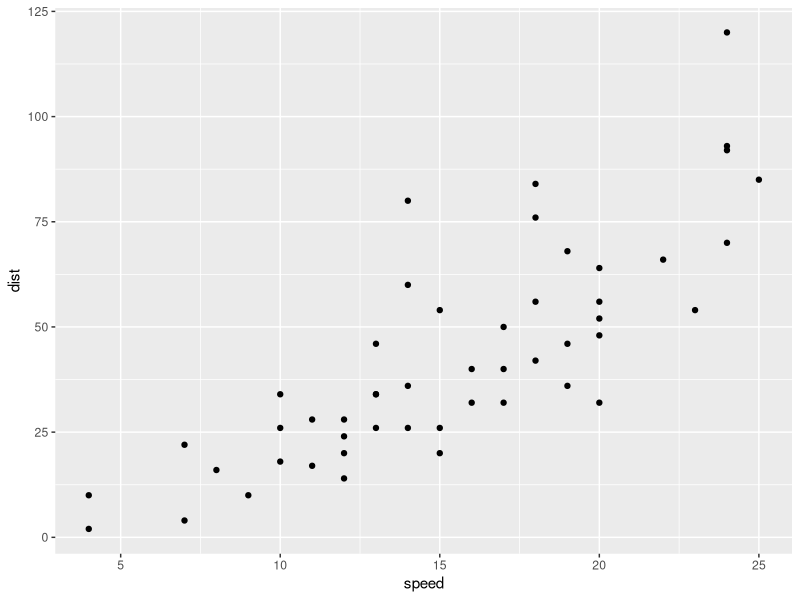
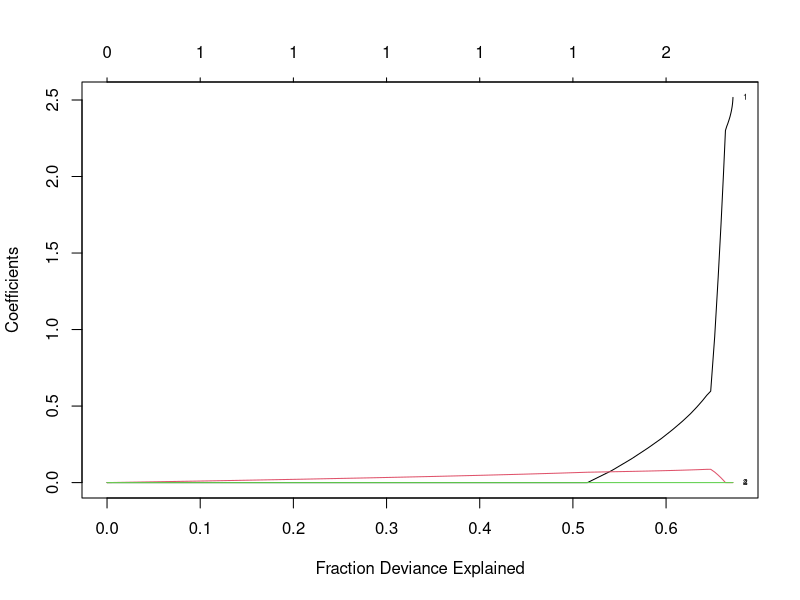
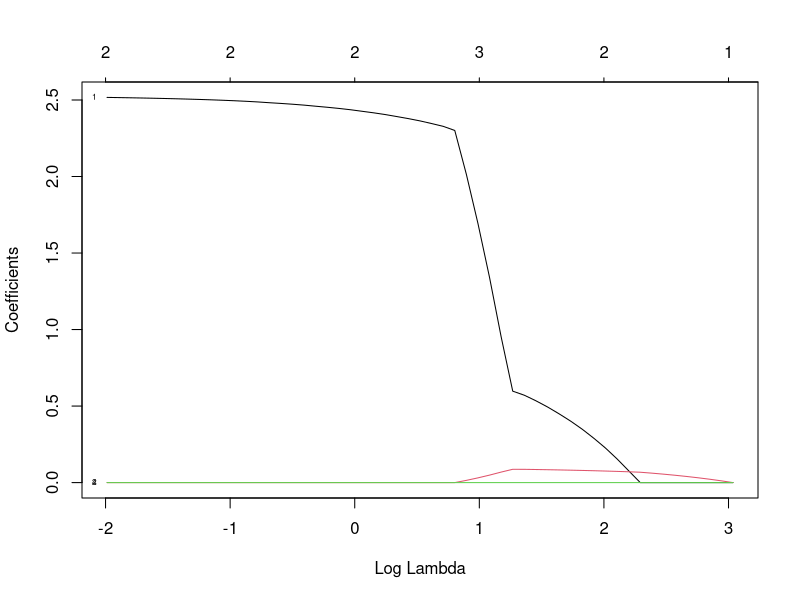
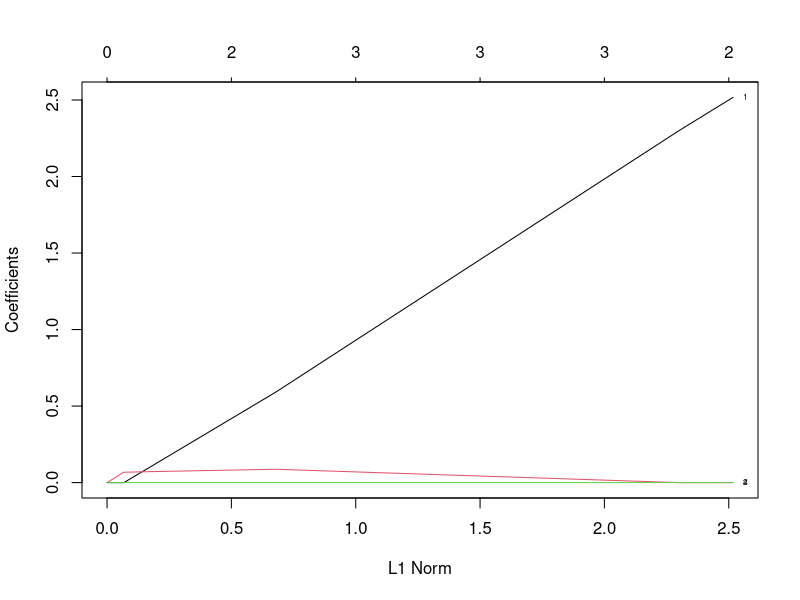
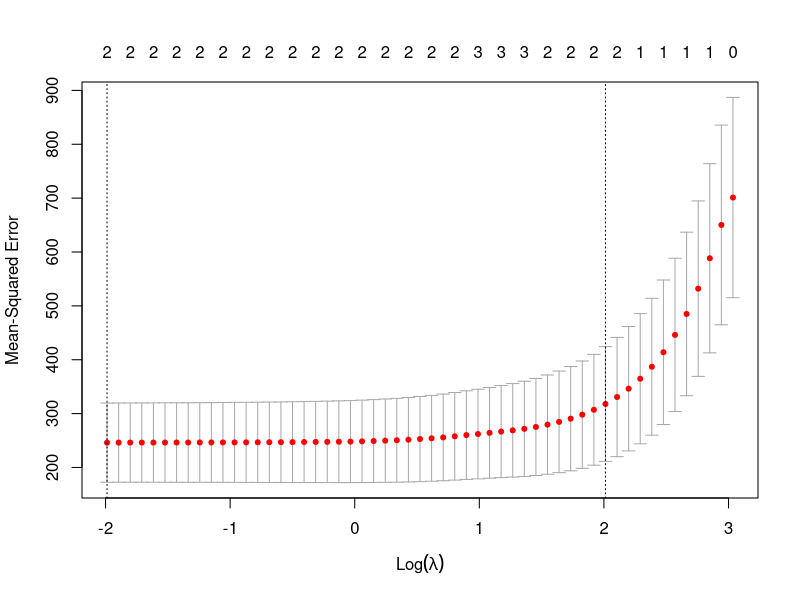

The R script that drew these images, in order:
library("ggplot2")
library("dplyr")
library("glmnet")


cars
qplot(data = cars, x = speed, y = dist)

ols_lin <- lm(data = cars, dist ~ speed)
summary(ols_lin)

cars2 <- mutate(cars,
  speed2 = speed^2,
  speed3 = speed^3,
  speed4 = speed^4)
glimpse(cars2)
ols <- lm(data = cars2,
      dist ~ speed + speed2 + speed3 + speed4)
summary(ols)

# для glmnet требуется отдельно задать
# X и y
X <- model.matrix(data = cars2,
    ~ 0 + speed + speed2 + speed3 + speed4)
head(X)
y <- cars2$dist

# корреляции очень высокие!
cor(cars2)

# LASSO
# компьютер сам переберёт много разных лямбд
lasso <- glmnet(X, y)
lasso
coef(lasso, s = 1) # LASSO для lambda = 1

coef(lasso, s = 10) # LASSO для lambda = 10

plot(lasso, xvar = "dev", label = TRUE)
plot(lasso, xvar = "lambda", label = TRUE)
plot(lasso, xvar = "norm", label = TRUE)

# интуитивно: lambda = 0.2
cars2

newdata <- data_frame(speed = c(30, 60),
                      speed2 = speed^2,
                      speed3 = speed^3,
                      speed4 = speed^4)
newdata
predict(ols, newdata)

predict(lasso, as.matrix(newdata), s = 0.2)

# подбор оптимального лямбда с помощью кросс-валидации
cv_lasso <- cv.glmnet(X, y)
cv_lasso$lambda.min
coef(cv_lasso, s = "lambda.min")

plot(cv_lasso)
cv_lasso$lambda.1se
coef(cv_lasso, s = "lambda.1se")

predict(cv_lasso,
        as.matrix(newdata),
        s = "lambda.1se")
predict(cv_lasso,
        as.matrix(newdata),
        s = "lambda.min")
predict(cv_lasso,
        as.matrix(newdata),
        s = 0.2)

# гребневая регрессия
ridge <- glmnet(X, y, alpha = 0)
ridge

?cv.glmnet
